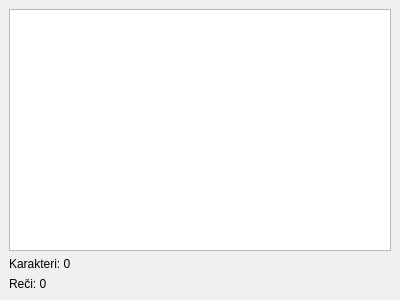
<?xml version="1.0" encoding="UTF-8"?>
<ui version="4.0">
 <class>CharCounter</class>
 <widget class="QMainWindow" name="CharCounter">
  <property name="geometry">
   <rect>
    <x>0</x>
    <y>0</y>
    <width>400</width>
    <height>300</height>
   </rect>
  </property>
  <property name="windowTitle">
   <string>Brojač karaktera</string>
  </property>
  <widget class="QWidget" name="centralwidget">
   <layout class="QVBoxLayout" name="verticalLayout">
    <item>
     <widget class="QTextEdit" name="te_input"/>
    </item>
    <item>
     <widget class="QLabel" name="lbl_chars">
      <property name="text">
       <string>Karakteri: 0</string>
      </property>
     </widget>
    </item>
    <item>
     <widget class="QLabel" name="lbl_words">
      <property name="text">
       <string>Reči: 0</string>
      </property>
     </widget>
    </item>
   </layout>
  </widget>
 </widget>
 <resources/>
 <connections/>
</ui>
